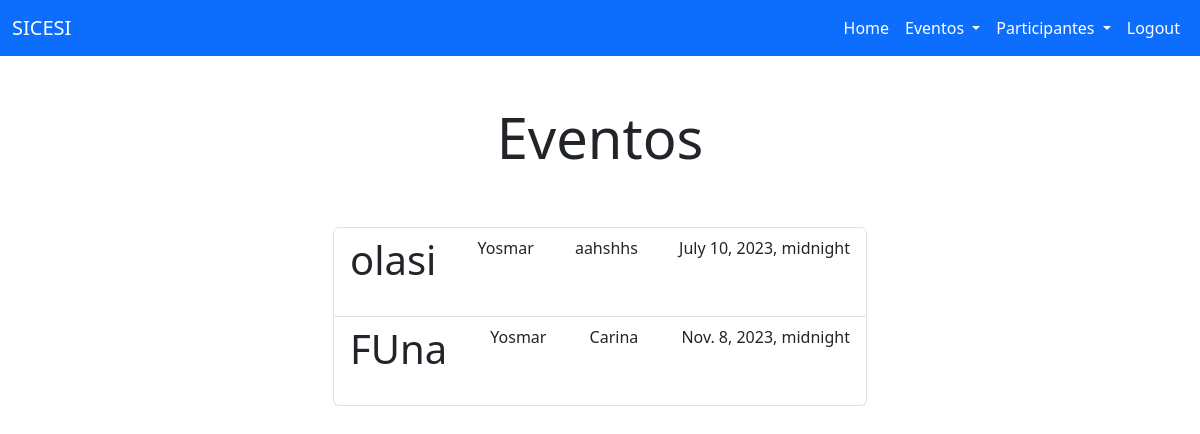
Page /eventos/ (signed in) on the earlier database version.
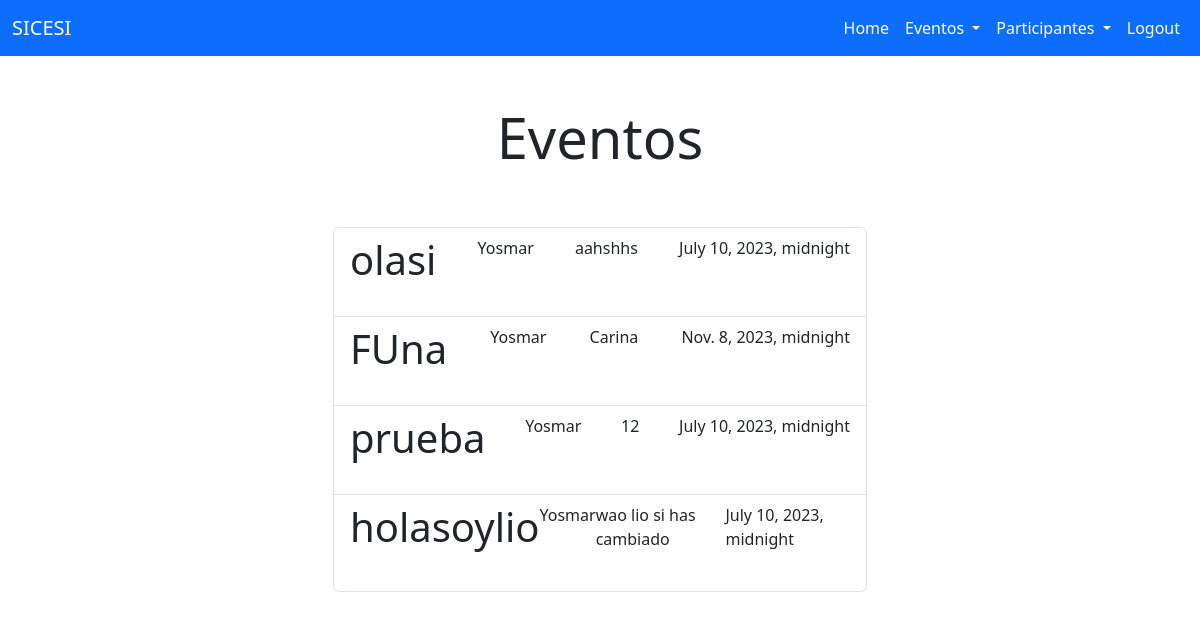
Same page on the later database version.
### eventos/models.py (models this page shows, shortened)
class T_Eventos(models.Model):
    titulo = models.CharField (max_length=100)
    contenido = models.TextField(blank=True)
    fecha_evento = models.DateTimeField(default=None, blank=True)
    fecha_creacion = models.DateTimeField(auto_now_add=True)
    fecha_culminado = models.DateTimeField(null=True)
    user = models.ForeignKey(User, on_delete=models.CASCADE)

### eventos/views.py (the view)
# urls.py: path('', include('eventos.urls')),
@login_required
def eventos(request):
    eventos = T_Eventos.objects.filter(user=request.user, fecha_culminado__isnull=True)
    if request.method == 'GET':
        return render(request, 'main/eventos.html', {'eventos': eventos})

### eventos/templates/main/eventos.html (shortened to what this page needs)
{% extends 'main/base.html' %}
{% block content %}
<main class="container">
    <div class="row">
        <div class="col-md-6 offset-md-3">
            <h1 class="text-center display-4 py-5">Eventos</h1>
            <ul class="list-group">
                {% for evento in eventos %}
                <a class="list-group-item" href="{% url 'evento_detail' evento.id %}">
                    <header class="d-flex justify-content-between">
                        <h1 >{{evento.titulo}}</h1>
                        <p>{{evento.user}}</p>
                        <p>{{evento.contenido}}</p>
                        <p>{{evento.fecha_evento}}</p>
                    </header>
                </a>
                {% endfor %}
            </ul>
        </div>
    </div>
</main>
{% endblock %}

Differences in the rows shown:
added T_Eventos: titulo "prueba", user "Yosmar", contenido "12", fecha_evento "July 10, 2023, midnight"
added T_Eventos: titulo "holasoylio", user "Yosmar", contenido "wao lio si has cambiado", fecha_evento "July 10, 2023, midnight"
